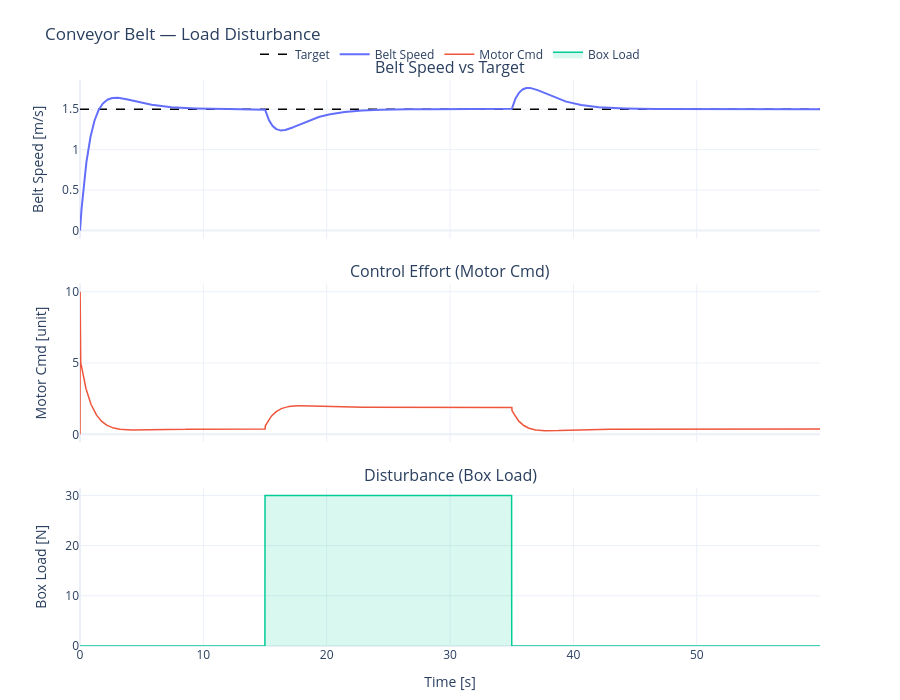

Write notebook code for a chart like this one.
### Code cell
params = default_conveyor_params()
t = np.arange(0, params["t_end"], params["dt"])
target = np.full(len(t), 1.5)  # target speed [m/s]

# Disturbance: heavy boxes hit belt at t=15s, removed at t=35s
load = np.zeros(len(t))
load[(t >= 15) & (t < 35)] = 30.0  # extra friction [N]

result = simulate_conveyor(params, target, load)

labels = dict(y_label="Belt Speed", u_label="Motor Cmd", dist_label="Box Load",
              y_unit="m/s", u_unit="unit", dist_unit="N")
fig = build_mfg_figure(result, labels, title="Conveyor Belt — Load Disturbance")
fig.show()

### Figure 1 — Plotly figure (JSON) as saved in the notebook; plotly's stock layout.template omitted (floating-point values rounded to 4 significant figures; data arrays with more than 128 entries replaced by an {"elided": "..."} marker saying what was removed)
{"data": [{"line": {"color": "black", "dash": "dash", "width": 1.5}, "mode": "lines", "name": "Target", "type": "scatter", "x": {"elided": "6000 float values"}, "xaxis": "x", "y": {"elided": "6000 float values"}, "yaxis": "y"}, {"line": {"color": "#636EFA", "width": 2}, "mode": "lines", "name": "Belt Speed", "type": "scatter", "x": {"elided": "6000 float values"}, "xaxis": "x", "y": {"elided": "6000 float values"}, "yaxis": "y"}, {"line": {"color": "#EF553B", "width": 1.5}, "mode": "lines", "name": "Motor Cmd", "type": "scatter", "x": {"elided": "6000 float values"}, "xaxis": "x2", "y": {"elided": "6000 float values"}, "yaxis": "y2"}, {"fill": "tozeroy", "fillcolor": "rgba(0,204,150,0.15)", "line": {"color": "#00CC96", "width": 1.5}, "mode": "lines", "name": "Box Load", "type": "scatter", "x": {"elided": "6000 float values"}, "xaxis": "x3", "y": {"elided": "6000 float values"}, "yaxis": "y3"}], "layout": {"annotations": [{"font": {"size": 16}, "showarrow": false, "text": "Belt Speed vs Target", "x": 0.5, "xanchor": "center", "xref": "paper", "y": 1, "yanchor": "bottom", "yref": "paper"}, {"font": {"size": 16}, "showarrow": false, "text": "Control Effort (Motor Cmd)", "x": 0.5, "xanchor": "center", "xref": "paper", "y": 0.64, "yanchor": "bottom", "yref": "paper"}, {"font": {"size": 16}, "showarrow": false, "text": "Disturbance (Box Load)", "x": 0.5, "xanchor": "center", "xref": "paper", "y": 0.28, "yanchor": "bottom", "yref": "paper"}], "height": 700, "legend": {"orientation": "h", "x": 0.5, "xanchor": "center", "y": 1.02, "yanchor": "bottom"}, "margin": {"b": 40, "t": 80}, "showlegend": true, "title": {"text": "Conveyor Belt — Load Disturbance"}, "xaxis": {"anchor": "y", "domain": [0, 1], "matches": "x3", "showticklabels": false}, "xaxis2": {"anchor": "y2", "domain": [0, 1], "matches": "x3", "showticklabels": false}, "xaxis3": {"anchor": "y3", "domain": [0, 1], "title": {"text": "Time [s]"}}, "yaxis": {"anchor": "x", "domain": [0.72, 1], "title": {"text": "Belt Speed [m/s]"}}, "yaxis2": {"anchor": "x2", "domain": [0.36, 0.64], "title": {"text": "Motor Cmd [unit]"}}, "yaxis3": {"anchor": "x3", "domain": [0, 0.28], "title": {"text": "Box Load [N]"}}}}
